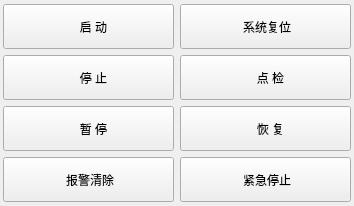
<?xml version="1.0" encoding="UTF-8"?>
<ui version="4.0">
 <class>WidgetBtnPanel</class>
 <widget class="QWidget" name="WidgetBtnPanel">
  <property name="geometry">
   <rect>
    <x>0</x>
    <y>0</y>
    <width>354</width>
    <height>206</height>
   </rect>
  </property>
  <property name="windowTitle">
   <string>Form</string>
  </property>
  <layout class="QGridLayout" name="gridLayout">
   <property name="leftMargin">
    <number>0</number>
   </property>
   <property name="topMargin">
    <number>0</number>
   </property>
   <property name="rightMargin">
    <number>0</number>
   </property>
   <property name="bottomMargin">
    <number>0</number>
   </property>
   <item row="0" column="0">
    <widget class="QFrame" name="frameDevice">
     <property name="sizePolicy">
      <sizepolicy hsizetype="Preferred" vsizetype="Fixed">
       <horstretch>0</horstretch>
       <verstretch>0</verstretch>
      </sizepolicy>
     </property>
     <property name="maximumSize">
      <size>
       <width>16777215</width>
       <height>16777215</height>
      </size>
     </property>
     <property name="font">
      <font>
       <family>楷体</family>
       <weight>75</weight>
       <italic>false</italic>
       <bold>true</bold>
      </font>
     </property>
     <property name="styleSheet">
      <string notr="true">QFrame#frameDevice{border:none}</string>
     </property>
     <layout class="QVBoxLayout" name="verticalLayout_12">
      <property name="spacing">
       <number>6</number>
      </property>
      <property name="leftMargin">
       <number>3</number>
      </property>
      <property name="topMargin">
       <number>0</number>
      </property>
      <property name="rightMargin">
       <number>3</number>
      </property>
      <property name="bottomMargin">
       <number>0</number>
      </property>
      <item>
       <layout class="QHBoxLayout" name="horizontalLayout">
        <item>
         <widget class="QPushButton" name="btnAutoStart">
          <property name="minimumSize">
           <size>
            <width>0</width>
            <height>45</height>
           </size>
          </property>
          <property name="text">
           <string>   启 动</string>
          </property>
          <property name="icon">
           <iconset resource="resource/qss.qrc">
            <normaloff>:/icon/start.png</normaloff>:/icon/start.png</iconset>
          </property>
          <property name="iconSize">
           <size>
            <width>30</width>
            <height>30</height>
           </size>
          </property>
         </widget>
        </item>
        <item>
         <widget class="QPushButton" name="btnReset">
          <property name="minimumSize">
           <size>
            <width>0</width>
            <height>45</height>
           </size>
          </property>
          <property name="text">
           <string> 系统复位</string>
          </property>
          <property name="icon">
           <iconset resource="resource/qss.qrc">
            <normaloff>:/icon/reset.png</normaloff>:/icon/reset.png</iconset>
          </property>
          <property name="iconSize">
           <size>
            <width>30</width>
            <height>30</height>
           </size>
          </property>
         </widget>
        </item>
       </layout>
      </item>
      <item>
       <layout class="QHBoxLayout" name="horizontalLayout_23">
        <item>
         <widget class="QPushButton" name="btnAutoStop">
          <property name="minimumSize">
           <size>
            <width>0</width>
            <height>45</height>
           </size>
          </property>
          <property name="text">
           <string>   停 止</string>
          </property>
          <property name="icon">
           <iconset resource="resource/qss.qrc">
            <normaloff>:/icon/stop.png</normaloff>:/icon/stop.png</iconset>
          </property>
          <property name="iconSize">
           <size>
            <width>32</width>
            <height>32</height>
           </size>
          </property>
         </widget>
        </item>
        <item>
         <widget class="QPushButton" name="btnSpotCheck">
          <property name="minimumSize">
           <size>
            <width>0</width>
            <height>45</height>
           </size>
          </property>
          <property name="text">
           <string>   点 检</string>
          </property>
          <property name="icon">
           <iconset resource="resource/qss.qrc">
            <normaloff>:/icon/SpotCheck.png</normaloff>:/icon/SpotCheck.png</iconset>
          </property>
          <property name="iconSize">
           <size>
            <width>30</width>
            <height>30</height>
           </size>
          </property>
         </widget>
        </item>
       </layout>
      </item>
      <item>
       <layout class="QHBoxLayout" name="horizontalLayout_2">
        <item>
         <widget class="QPushButton" name="btnAutoPause">
          <property name="minimumSize">
           <size>
            <width>0</width>
            <height>45</height>
           </size>
          </property>
          <property name="text">
           <string>   暂 停</string>
          </property>
          <property name="icon">
           <iconset resource="resource/qss.qrc">
            <normaloff>:/icon/pause.png</normaloff>:/icon/pause.png</iconset>
          </property>
          <property name="iconSize">
           <size>
            <width>32</width>
            <height>32</height>
           </size>
          </property>
         </widget>
        </item>
        <item>
         <widget class="QPushButton" name="btnAutoRestore">
          <property name="minimumSize">
           <size>
            <width>0</width>
            <height>45</height>
           </size>
          </property>
          <property name="text">
           <string>   恢 复</string>
          </property>
          <property name="icon">
           <iconset resource="resource/qss.qrc">
            <normaloff>:/icon/restore.png</normaloff>:/icon/restore.png</iconset>
          </property>
          <property name="iconSize">
           <size>
            <width>30</width>
            <height>30</height>
           </size>
          </property>
         </widget>
        </item>
       </layout>
      </item>
      <item>
       <layout class="QHBoxLayout" name="horizontalLayout_4">
        <item>
         <widget class="QPushButton" name="btnAlarmCleared">
          <property name="minimumSize">
           <size>
            <width>0</width>
            <height>45</height>
           </size>
          </property>
          <property name="text">
           <string> 报警清除</string>
          </property>
          <property name="icon">
           <iconset resource="resource/qss.qrc">
            <normaloff>:/icon/warning.png</normaloff>:/icon/warning.png</iconset>
          </property>
          <property name="iconSize">
           <size>
            <width>30</width>
            <height>30</height>
           </size>
          </property>
         </widget>
        </item>
        <item>
         <widget class="QPushButton" name="btnEstop">
          <property name="minimumSize">
           <size>
            <width>0</width>
            <height>45</height>
           </size>
          </property>
          <property name="text">
           <string> 紧急停止</string>
          </property>
          <property name="icon">
           <iconset resource="resource/qss.qrc">
            <normaloff>:/icon/EStop.png</normaloff>:/icon/EStop.png</iconset>
          </property>
          <property name="iconSize">
           <size>
            <width>32</width>
            <height>32</height>
           </size>
          </property>
         </widget>
        </item>
       </layout>
      </item>
     </layout>
    </widget>
   </item>
  </layout>
 </widget>
 <resources>
  <include location="resource/qss.qrc"/>
 </resources>
 <connections/>
</ui>
